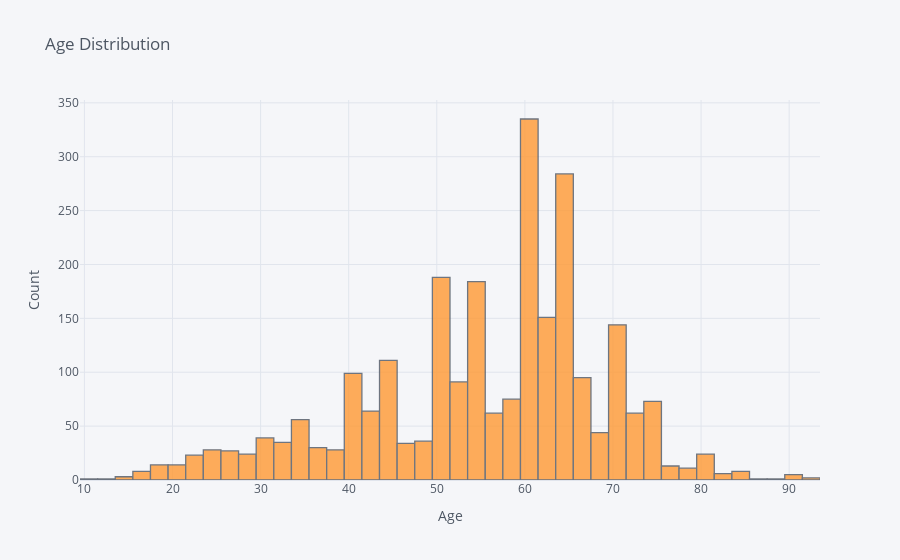

Notebook cell for this chart:
### Code cell
# Standard plotly imports
import plotly.graph_objs as go
from plotly.offline import iplot, init_notebook_mode
# Using plotly + cufflinks in offline mode
import cufflinks
cufflinks.go_offline(connected=True)
init_notebook_mode(connected=True)

import pandas as pd

Data = pd.read_excel (r'C:\Users\pardo\OneDrive\Desktop\AI Lab Play Data\telehealth report_dashboard_manipulated.xlsx')

df = pd.DataFrame(Data, columns= ['Age'])

df['Age'].iplot(kind='hist', xTitle='Age',
                  yTitle='Count', title='Age Distribution')

### Figure 1 — Plotly figure (JSON) as saved in the notebook; plotly's stock layout.template omitted (floating-point values rounded to 4 significant figures; data arrays with more than 128 entries replaced by an {"elided": "..."} marker saying what was removed)
{"data": [{"histfunc": "count", "histnorm": "", "marker": {"color": "rgba(255, 153, 51, 1.0)", "line": {"color": "#4D5663", "width": 1.3}}, "name": "Age", "opacity": 0.8, "orientation": "v", "type": "histogram", "x": {"elided": "2650 int values"}}], "layout": {"barmode": "overlay", "legend": {"bgcolor": "#F5F6F9", "font": {"color": "#4D5663"}}, "paper_bgcolor": "#F5F6F9", "plot_bgcolor": "#F5F6F9", "title": {"font": {"color": "#4D5663"}, "text": "Age Distribution"}, "xaxis": {"gridcolor": "#E1E5ED", "showgrid": true, "tickfont": {"color": "#4D5663"}, "title": {"font": {"color": "#4D5663"}, "text": "Age"}, "zerolinecolor": "#E1E5ED"}, "yaxis": {"gridcolor": "#E1E5ED", "showgrid": true, "tickfont": {"color": "#4D5663"}, "title": {"font": {"color": "#4D5663"}, "text": "Count"}, "zerolinecolor": "#E1E5ED"}}}
